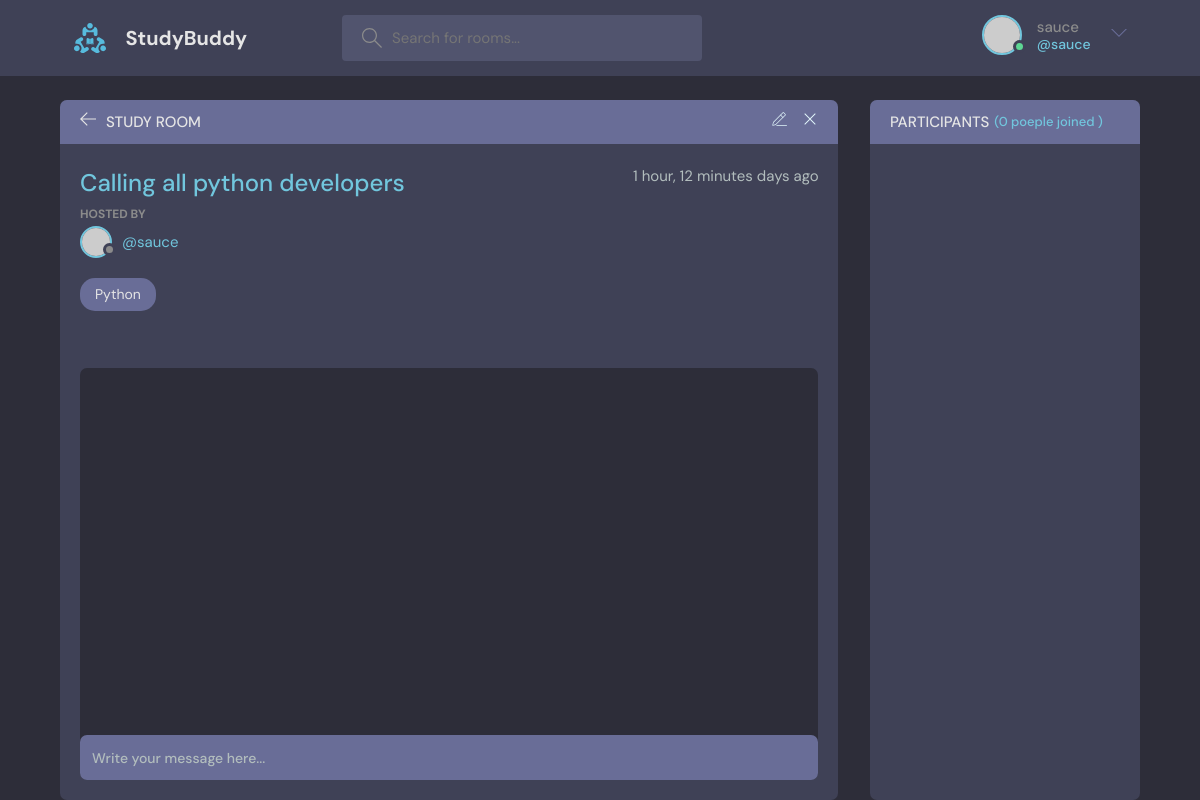
The app's page /room/10 (signed in) with its own data.
### base/models.py (models this page shows, shortened)
class Rooms(models.Model):
  host=models.ForeignKey(User,on_delete=models.CASCADE,null=True)
  topic=models.ForeignKey('Topic',on_delete=models.SET_NULL,null=True)
  name=models.CharField(max_length=200)
  description=models.TextField(null=True,blank=True)
  participants=models.ManyToManyField(User,related_name='participants',blank=True)
  created=models.DateTimeField(auto_now_add=True)
  updated=models.DateTimeField(auto_now=True)
  class Meta:
    ordering=['-updated','-created']
    verbose_name="Room"
    verbose_name_plural="Rooms"
    db_table="Room Table"

class Topic(models.Model):
  name=models.CharField(max_length=200)
  def __str__(self):
    return self.name
  class Meta:
    verbose_name="Topic"
    verbose_name_plural="Topics"

### base/views.py (the view, shortened to what this page needs)
# urls.py: path('room/<str:pk>' , views.room, name='room'),
@login_required(login_url='login')
def room(request,pk):
  room=models.Rooms.objects.get(id=pk)
  room_message=room.messages_set.all()
  participants=room.participants.all()
  context={
    'room':room,
    'room_message':room_message,
    'participants':participants
    }
  return render(request,'base/room.html',context)

### base/templates/base/room.html (shortened to what this page needs)
{% extends 'main.html' %}
{% block content %}
    <main class="profile-page layout layout--2">
      <div class="container">
        <div class="room">
          <div class="room__top">
            <div class="room__topLeft">
              <a href="{% url 'home' %}">
                <svg version="1.1" xmlns="http://www.w3.org/2000/svg" width="32" height="32" viewBox="0 0 32 32">
                  <title>arrow-left</title>
                  <path
                    d="M13.723 2.286l-13.723 13.714 13.719 13.714 1.616-1.611-10.96-10.96h27.625v-2.286h-27.625l10.965-10.965-1.616-1.607z"
                  ></path>
                </svg>
              </a>
              <h3>Study Room</h3>
            </div>
            <div class="room__topRight">
              {% if request.user == room.host %}
              <a href="{% url 'updateroom' room.id %}">
              </a>
              <a href="{% url 'deleteroom' room.id %}">
                <svg version="1.1" xmlns="http://www.w3.org/2000/svg" width="32" height="32" viewBox="0 0 32 32">
                  <title>remove</title>
                  <path
                    d="M27.314 6.019l-1.333-1.333-9.98 9.981-9.981-9.981-1.333 1.333 9.981 9.981-9.981 9.98 1.333 1.333 9.981-9.98 9.98 9.98 1.333-1.333-9.98-9.98 9.98-9.981z"
                  ></path>
                </svg>
              </a>
            </div>
            {% endif %}
          </div>
          <div class="room__box scroll">
            <div class="room__header scroll">
              <div class="room__info">
                <h3>{{room.name}}</h3>
                <span>{{room.created|timesince}} days ago</span>
              </div>
              <div class="room__hosted">
                <p>Hosted By</p>
                <a href="{% url 'user-profile' room.host.id %}" class="room__author">
                  <div class="avatar avatar--small">
                    <img src="https://randomuser.me/api/portraits/men/37.jpg" />
                  </div>
                  <span>@{{room.host.username}}</span>
                </a>
              </div>
              <span class="room__topics">{{room.topic}}</span>
            </div>
            <div class="room__conversation">
              <div class="threads scroll">
              </div>
            </div>
          </div>
          <div class="room__message">
            <form action="#"><input name="" placeholder="Write your message here..." /></form>
          </div>
        </div>
        <div class="participants">
          <h3 class="participants__top">Participants <span>({{participants.count}} poeple joined )</span></h3>
          <div class="participants__list scroll">
          </div>
        </div>
      </div>
    </main>
{% endblock content %}

### templates/navigation.html (shortened to what this page needs)
{% load static %}
<header class="header header--loggedIn">
  <div class="container">
    <a href="{% url 'home' %}" class="header__logo">
      <img src="{% static 'images/logo.svg'%}" />
      <h1>StudyBuddy</h1>
    </a>
    <form class="header__search" method="GET" action="{% url 'home' %}">
      <label>
        <input name="q" placeholder="Search for rooms..." />
      </label>
    </form>
    <nav class="header__menu">
      {% if request.user.is_authenticated %}
      <div class="header__user">
        <a href="profile.html">
          <div class="avatar avatar--medium active">
            <img src="https://randomuser.me/api/portraits/men/37.jpg" />
          </div>
          <p>{{request.user.username}} <span>@{{request.user.username}} </span></p>
        </a>
        <button class="dropdown-button">
          <svg version="1.1" xmlns="http://www.w3.org/2000/svg" width="32" height="32" viewBox="0 0 32 32">
            <title>chevron-down</title>
            <path d="M16 21l-13-13h-3l16 16 16-16h-3l-13 13z"></path>
          </svg>
        </button>
      </div>
      {% else %}
        <a href="{% url 'login' %}">
        <img src="{% static 'images/avatar.svg' %}" />
        <p>Login</p>
      </a>
      {% endif %}
    </nav>
  </div>
</header>

### records on screen
Rooms: name "Calling all python developers", created "1 hour, 12 minutes", host.username "sauce", topic "Python"

### other values on screen
{{ request.user.username }} "sauce"
{{ participants.count }} "0"
